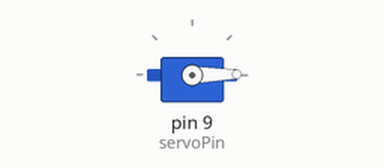
Simulated run of this sketch. Board: Arduino Uno, built with avr-gcc and run on an emulated ATmega328P. Shown: servo.

Above: at 0.1 s.
Timing chart, 0 to 130.0 s (numbered marks = the images above):
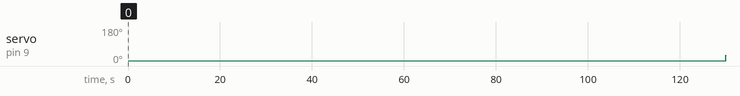

Measured:
- by itself, servo on pin 9 (servoPin): 1° → 31° at 130 s

The sketch:

servo_motor.ino
```cpp
#include <Servo.h>
int servoPin = 9;

Servo servo;

int angle = 0; // servo position in degrees

void setup()
{
    servo.attach(servoPin);
}


void loop()
{
  for(angle = 0; angle < 180; angle++)
  {
    servo.write(angle);
    delay(0);
  }
  // now scan back from 180 to 0 degrees
  for(angle = 180; angle > 0; angle--)
  {
    servo.write(angle);
    delay(0);
  }
}
```
